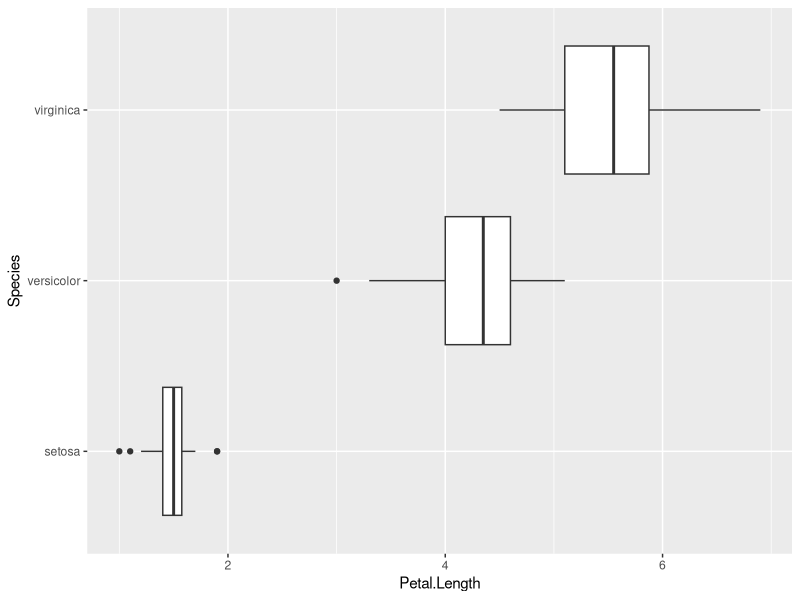

Recreate this plot in R.
library(tidyverse)

p <- ggplot(data = iris, 
       aes(x = Species, 
           y = Petal.Length)) + 
  geom_boxplot() +
  coord_flip()#ROTATE

print(p)